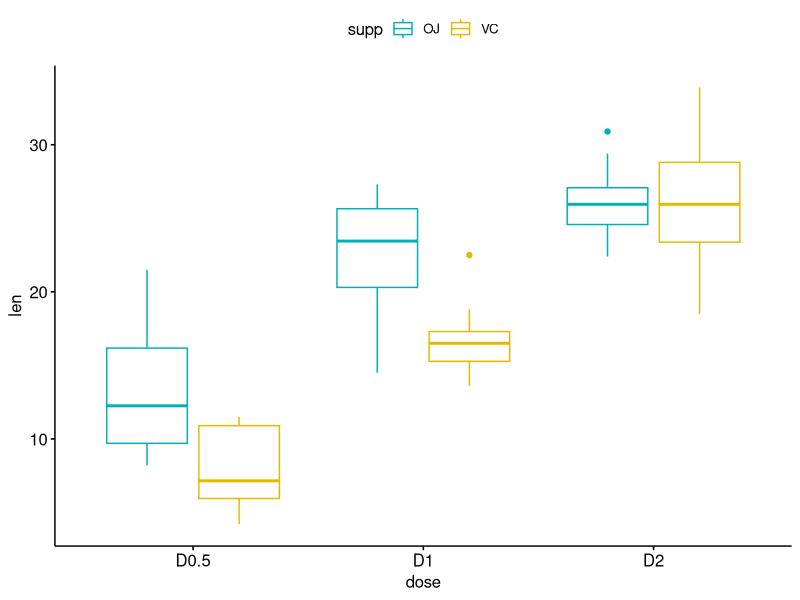
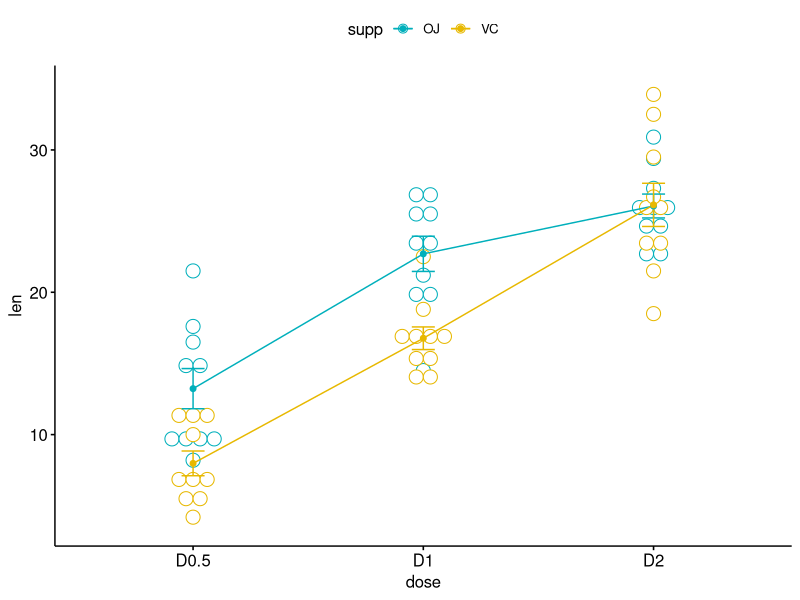
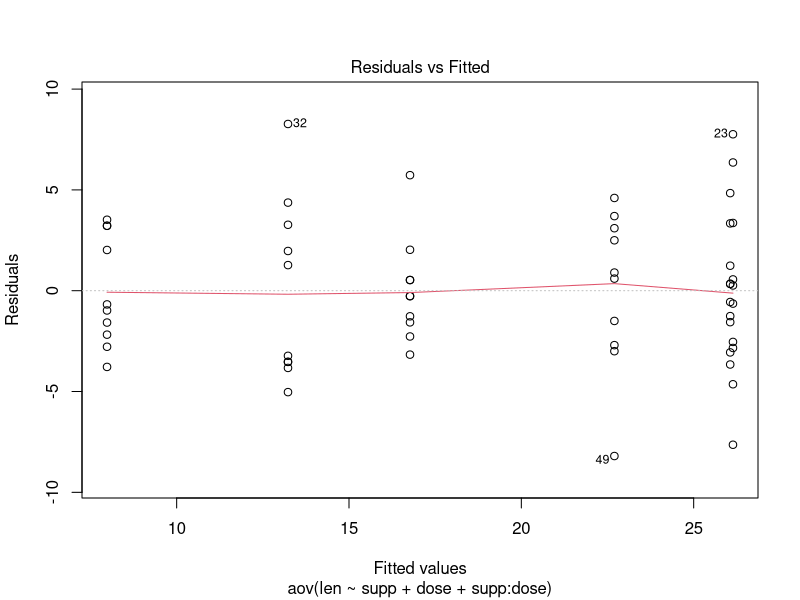
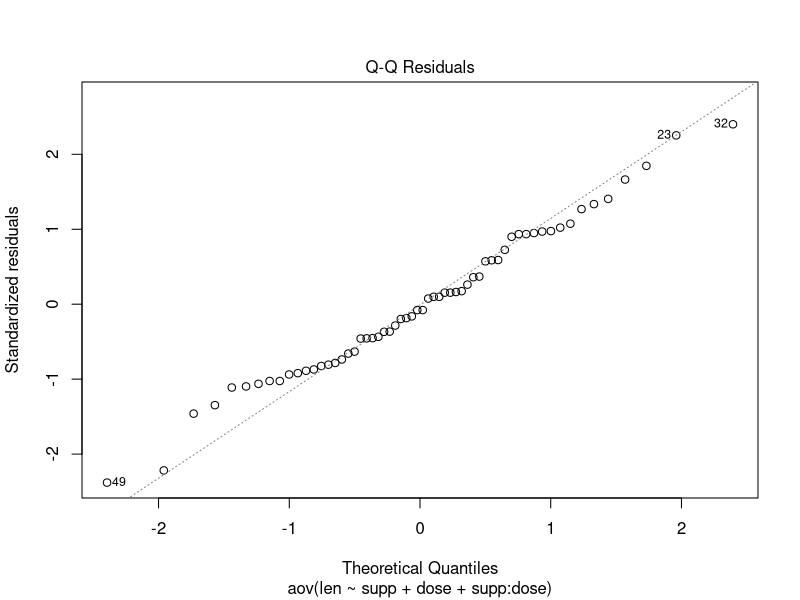

Here is the R script that generated these plots, in order: (Note: this script raises an error after producing the figures.)
#import data
my_data <- ToothGrowth

#libraries
library(dplyr)
library(ggpubr)


# Show a random sample
set.seed(1234)
dplyr::sample_n(my_data, 10)

# Check the structure
str(my_data)

# Convert dose as a factor and recode the levels
# as "D0.5", "D1", "D2"
my_data$dose <- factor(my_data$dose, 
                  levels = c(0.5, 1, 2),
                  labels = c("D0.5", "D1", "D2"))
head(my_data)

#summarize
group_by(my_data, supp, dose) %>%
  summarise(
    count = n(),
    mean = mean(len, na.rm = TRUE),
    sd = sd(len, na.rm = TRUE)
  )



# Box plot with multiple groups
# +++++++++++++++++++++
# Plot tooth length ("len") by groups ("dose")
# Color box plot by a second group: "supp"
library("ggpubr")
ggboxplot(my_data, x = "dose", y = "len", color = "supp",
          palette = c("#00AFBB", "#E7B800"))

# Line plots with multiple groups
# +++++++++++++++++++++++
# Plot tooth length ("len") by groups ("dose")
# Color box plot by a second group: "supp"
# Add error bars: mean_se
# (other values include: mean_sd, mean_ci, median_iqr, ....)
library("ggpubr")
ggline(my_data, x = "dose", y = "len", color = "supp",
       add = c("mean_se", "dotplot"),
       palette = c("#00AFBB", "#E7B800"))

#actual anova
res.aov2 <- aov(len ~ supp + dose, data = my_data)
summary(res.aov2)

#studying interaction effects
# Two-way ANOVA with interaction effect
# These two calls are equivalent
res.aov3 <- aov(len ~ supp * dose, data = my_data)
res.aov3 <- aov(len ~ supp + dose + supp:dose, data = my_data)
summary(res.aov3)

#tukeyhsd
TukeyHSD(res.aov3, which = "dose")


# 1. Homogeneity of variances
plot(res.aov3, 1)

library(car)
leveneTest(len ~ supp*dose, data = my_data)

# 2. Normality
plot(res.aov3, 2)

# Extract the residuals
aov_residuals <- residuals(object = res.aov3)
# Run Shapiro-Wilk test
shapiro.test(x = aov_residuals )

Li